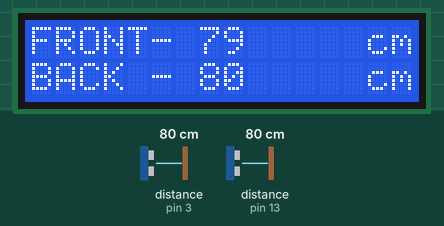
A sketch run on a simulated Arduino Uno, built with avr-gcc and run on an emulated ATmega328P. On the bench: 16×2 character LCD. Wiring (inferred from the names in the program): 2 × ultrasonic range finder: trigger pin 2, echo pin 3 / trigger pin 12, echo pin 13. Inputs (shaded band) come from the test bench; at power-on: distance to the obstacle (sensors on pin 3, pin 13) 80 cm. The echo pulse lasts 58.3 µs per cm.

Above: at 1.2 s.
1.3 s: distance to the obstacle (sensor on pin 3) set to 2 cm
At 3.9 s:
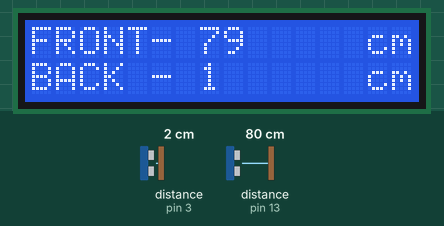
4.1 s: distance to the obstacle (sensor on pin 13) set to 2 cm
At 6.4 s:
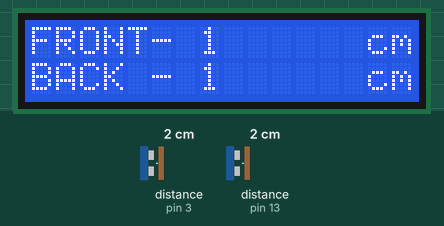
6.6 s: distance to the obstacle (sensor on pin 3) set to 4 cm
At 8.4 s:
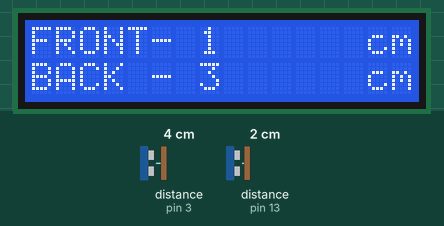
8.7 s: distance to the obstacle (sensor on pin 13) set to 4 cm
At 9.7 s:
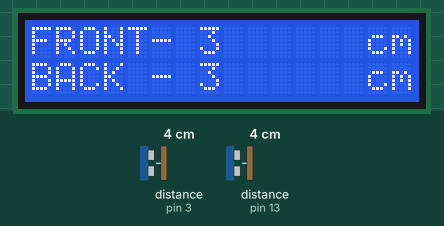
10.7 s: distance to the obstacle (sensor on pin 3) set to 9 cm
At 12.3 s:
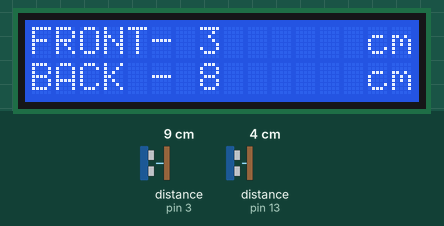
12.7 s: distance to the obstacle (sensor on pin 13) set to 9 cm
At 13.7 s:
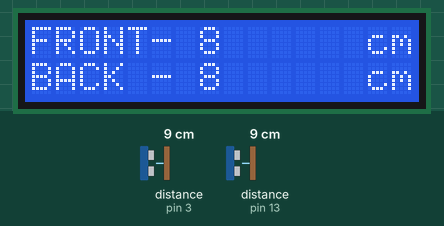
Timing chart, 0 to 15.7 s (numbered marks = the images above; inputs shaded):
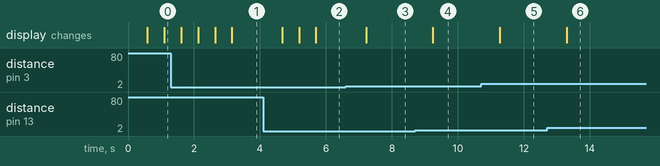

Measured:
- after the input at 1.3 s, the display: first differs from a run without the input after 0.83 s (image 1)
- after the input at 4.1 s, the display: changes after 0.58 s (image 2)
- after the input at 6.6 s, the display: changes after 0.61 s (image 3)
- after the input at 8.7 s, the display: changes after 0.54 s (image 4)
- after the input at 10.7 s, the display: changes after 0.57 s (image 5)
- after the input at 12.7 s, the display: changes after 0.60 s (image 6)

The sketch:

CAR_OBSTACLE_SENSOR.ino
```cpp
#include <LiquidCrystal.h>
LiquidCrystal lcd(8, 9, 4, 5, 6, 7);


int trigPina = 2;
int echoPina = 3;

int trigPin = 12;
int echoPin = 13;


long durationa, cma, inchesa;
long duration, cm, inches;

void setup() {


  Serial.begin (9600);
  pinMode(trigPina, OUTPUT);
  pinMode(echoPina, INPUT);
 pinMode(trigPin, OUTPUT);
  pinMode(echoPin, INPUT);

  lcd.begin(16,2);
lcd.clear();

}

void loop()
{

  //sets both servos to full speed in the same direction

  digitalWrite(trigPina, LOW);

  delayMicroseconds(2);
  digitalWrite(trigPina, HIGH);

  delayMicroseconds(4);
  digitalWrite(trigPina, LOW);


  pinMode(echoPina, INPUT);
  durationa = pulseIn(echoPina, HIGH);


  // converts the time to a distance
  cma = (durationa / 2) / 29.1;
  inchesa = (durationa / 2) / 74;
  delay(250);


  digitalWrite(trigPin, LOW);

  delayMicroseconds(2);
  digitalWrite(trigPin, HIGH);

  delayMicroseconds(4);
  digitalWrite(trigPin, LOW);


  pinMode(echoPin, INPUT);
  duration = pulseIn(echoPin, HIGH);


  // converts the time to a distance
  cm = (duration / 2) / 29.1;
  inches = (duration / 2) / 74;
  delay(250);
   lcd.clear();
lcd.print("FRONT- ");
  lcd.setCursor(7,0);
  lcd.print(cm);
  lcd.setCursor(14,0);
  lcd.print("cm");
lcd.setCursor(0,1);
lcd.print("BACK -");
lcd.setCursor(7,1);
lcd.print(cma);
 lcd.setCursor(14,1);
  lcd.print("cm");


}//ends loop
```
